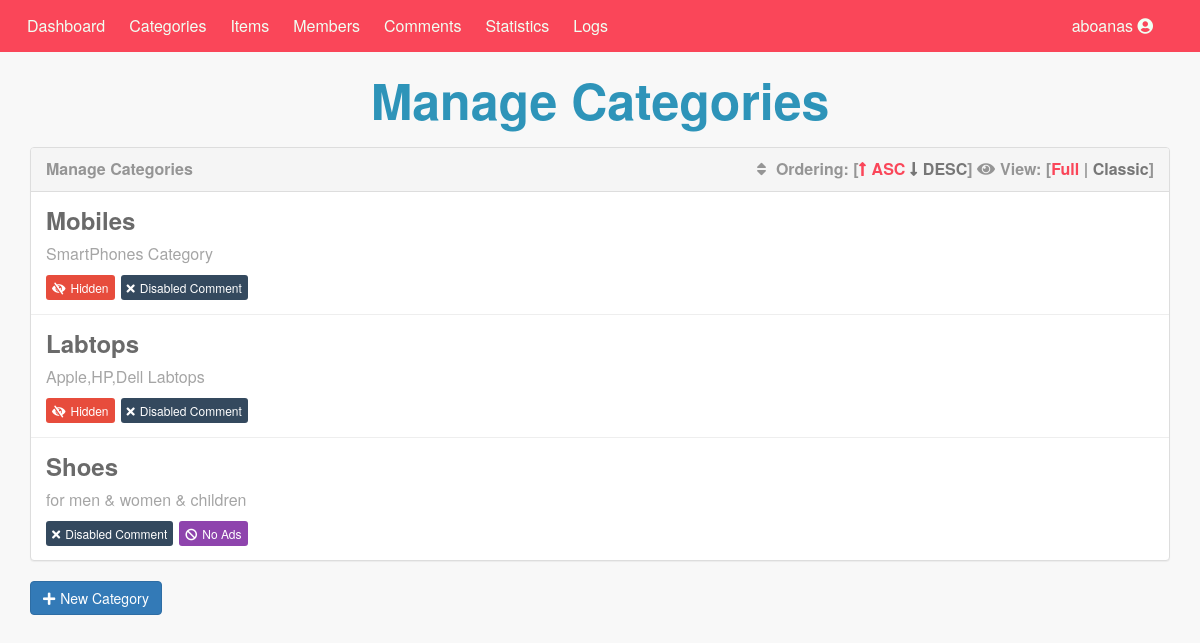
Page /Admin/categories.php (signed in) on the committed database.
### tables this page shows
CREATE TABLE `categories` (
  `ID` smallint(6) NOT NULL,
  `Name` varchar(255) NOT NULL,
  `Description` text NOT NULL,
  `Ordering` int(11) DEFAULT NULL,
  `Visibility` tinyint(4) NOT NULL DEFAULT '0',
  `Allow_Comment` tinyint(4) NOT NULL DEFAULT '0',
  `Allow_Ads` tinyint(4) NOT NULL DEFAULT '0'
);

### Admin/includes/languages/en.php (called while the page is built)
<?php
	function lang( $phrase ) {
		static $lang = array(
			'HOME_ADMIN' 	=> 'Dashboard',
			'CATEGORIES' 	=> 'Categories',
			'ITEMS' 		=> 'Items',
			'MEMBERS' 		=> 'Members',
			'COMMENTS' 	    => 'Comments',
			'STATISTICS' 	=> 'Statistics',
			'LOGS' 			=> 'Logs'
		);
		return $lang[$phrase];
	}

### Admin/categories.php (the view, shortened to what this page needs)
<?php
    if(isset($_SESSION['Username'])){
        include 'init.php';
        $do = isset($_GET['do']) ? $_GET['do'] : 'Manage';
        if ($do == 'Manage'){
            $sort = 'ASC';
            $stmt2 = $con->prepare("SELECT * FROM categories ORDER BY Ordering $sort");
            $stmt2->execute();
            $categoriesList = $stmt2->fetchAll(); ?>
            <h1 class="text-center">Manage Categories</h1>
            <div class="container categories">
                <div class="panel panel-default">
                    <div class="panel-heading">
                        Manage Categories
                        <div class="option pull-right">
                            <i class="fas fa-sort"></i> Ordering:
                            [<a class="<?php if($sort == 'ASC') { echo 'active'; }?>" href="?sort=ASC"><i class="fas fa-long-arrow-alt-up"></i>ASC</a>
                            <a class="<?php if($sort == 'DESC') { echo 'active'; }?>" href="?sort=DESC"><i class="fas fa-long-arrow-alt-down"></i>DESC</a>]
                            <i class="fas fa-eye"></i>View:
                            [<span class="active" data-view="full">Full</span> |
                            <span data-view="classic">Classic</span>]
                        </div>
                    </div>
                    <div class="panel-body">
                        <?php
                            foreach ($categoriesList as $cat) {
                                echo "<div class='cat'>";
                                    echo '<h3>'. $cat['Name'] . '</h3>';
                                    echo "<div class='full-view'>";
                                        echo '<p>';
                                          if(empty($cat['Description'])){echo 'This Category has no description';} else {echo $cat['Description'];}
                                        echo '</p>';
                                        if($cat['Visibility'] == 1){ echo "<span class='general sp-visibilty'><i class='fas fa-eye-slash'></i>Hidden</span>"; }
                                        if($cat['Allow_Comment'] == 1){ echo "<span class='general sp-commenting'><i class='fas fa-times'></i>Disabled Comment</span>"; }
                                        if($cat['Allow_Ads'] == 1){ echo "<span class='general sp-ads'><i class='fas fa-ban'></i>No Ads</span>"; }
                                    echo "</div>";
                                echo "</div>";
                                echo "<hr>";
                            }
                        ?>
                    </div>
                </div>
                <a href="categories.php?do=Add" class="btn btn-primary"><i class="fas fa-plus"></i>New Category</a>
            </div>
        <?php
        }
        include $tpl . 'footer.inc.php';
    } else {
        header('Location: index.php');
        exit();
    }
?>

### Admin/includes/templates/header.inc.php (shortened to what this page needs)
<!DOCTYPE html>
<html>
<head>
	<link rel="stylesheet" type="text/css" href="<?php echo $css ?>bootstrap.min.css">
	<link rel="stylesheet" type="text/css" href="<?php echo $css ?>all.css">
	<link rel="stylesheet" type="text/css" href="<?php echo $css ?>jquery-ui.css">
	<link rel="stylesheet" type="text/css" href="<?php echo $css ?>jquery.selectBoxIt.css">
	<link rel="stylesheet" type="text/css" href="<?php echo $css ?>admin.css">
</head>
<body>

### Admin/init.php (shortened to what this page needs)
<?php
	$tpl  = 'includes/templates/';
	$lang = 'includes/languages/';
	$css  = 'themes/css/';
	include $lang . 'en.php';
	include $tpl  . 'header.inc.php';
	if (!isset($noNavbar)){ include $tpl . 'navbar.inc.php'; }

### Admin/includes/templates/navbar.inc.php (shortened to what this page needs)
<nav class="navbar navbar-inverse">
  <div class="container">
    <div class="navbar-header">
      <a class="navbar-brand" href="dashboard.php"><?php echo lang('HOME_ADMIN')?></a>
    </div>
    <div class="collapse navbar-collapse" id="app-nav">
      <ul class="nav navbar-nav">
        <li><a href="categories.php"><?php echo lang('CATEGORIES')?> </a></li>
        <li><a href="items.php"><?php echo lang('ITEMS')?> </a></li>
        <li><a href="members.php"><?php echo lang('MEMBERS')?> </a></li>
        <li><a href="comments.php"><?php echo lang('COMMENTS')?> </a></li>
        <li><a href="#"><?php echo lang('STATISTICS')?> </a></li>
        <li><a href="#"><?php echo lang('LOGS')?> </a></li>
      </ul>
      <ul class="nav navbar-nav navbar-right">
        <li class="dropdown">
          <a href="#" class="dropdown-toggle" data-toggle="dropdown" role="button" aria-haspopup="true" aria-expanded="false">aboanas
              <i class="fas fa-user-circle"></i></a>
        </li>
      </ul>
    </div>
  </div>
</nav>

### Admin/includes/templates/footer.inc.php (shortened to what this page needs)
	</body>
</html>

### Admin/themes/css/all.css (style rules this page uses)
.fa, .fas, .far, .fal, .fab { -moz-osx-font-smoothing: grayscale; -webkit-font-smoothing: antialiased; display: inline-block; font-style: normal; font-variant: normal; text-rendering: auto; line-height: 1; }
.fa-ban:before { content: "\f05e"; }
.fa-eye:before { content: "\f06e"; }
.fa-eye-slash:before { content: "\f070"; }
.fa-long-arrow-alt-down:before { content: "\f309"; }
.fa-long-arrow-alt-up:before { content: "\f30c"; }
.fa-plus:before { content: "\f067"; }
.fa-sort:before { content: "\f0dc"; }
.fa-times:before { content: "\f00d"; }
.fa-user-circle:before { content: "\f2bd"; }
.fa, .fas { font-family: 'Font Awesome 5 Free'; font-weight: 900; }

### Admin/themes/css/admin.css (style rules this page uses)
body { background-color: #f8f8f8; font-size: 16px }
.navbar-inverse { background-color: #fa4659; border-color: #fa4659; }
.navbar { border-radius: 0; margin-bottom: 0 }
.navbar-brand { font-size: 1em; }
.nav>li>a, .navbar-brand { padding:15px 12px; }
.navbar-inverse .navbar-brand, .navbar-inverse .navbar-nav>li>a { color: #f0fff3 }
i.fas { margin-right: 5px }
h1 { font-size: 5rem; margin: 20px 0; font-weight: bold; color: #2E94B9 }
.categories .panel-heading { color: #959595; font-weight: bold }
.categories .panel-body { padding: 0 }
.categories .option a { text-decoration: none; color: #777; }
.categories .option span { color: #777; cursor: pointer; }
.categories .option .active { color: #fa4659; }
.categories hr { margin-top: 0; margin-bottom: 0; }
.categories .cat { padding: 15px; position: relative; overflow: hidden; }
.categories .cat h3 { margin: 0; cursor: pointer; color: #6a6a6a; font-weight: bold }
.categories .cat .full-view p { margin: 10px 0; color: #a5a5a5 }
.categories .cat .general { color: #fff; padding:4px 6px; margin-right: 6px; border-radius: 3px; font-size: 12px }
.categories .cat .sp-visibilty { background-color: #e74c3c }
.categories .cat .sp-commenting { background-color: #34495e }
.categories .cat .sp-ads { background-color: #8e44ad }

### rows in the picture
categories: Name "Mobiles", Description "SmartPhones Category", Visibility 1 (drawn), Allow_Comment 1 (drawn)
categories: Name "Labtops", Description "Apple,HP,Dell Labtops", Visibility 1 (drawn), Allow_Comment 1 (drawn)
categories: Name "Shoes", Description "for men & women & children", Allow_Comment 1 (drawn), Allow_Ads 1 (drawn)

### other values in the picture
lang('HOME_ADMIN') "Dashboard"
lang('CATEGORIES') "Categories"
lang('ITEMS') "Items"
lang('MEMBERS') "Members"
lang('COMMENTS') "Comments"
lang('STATISTICS') "Statistics"
lang('LOGS') "Logs"
